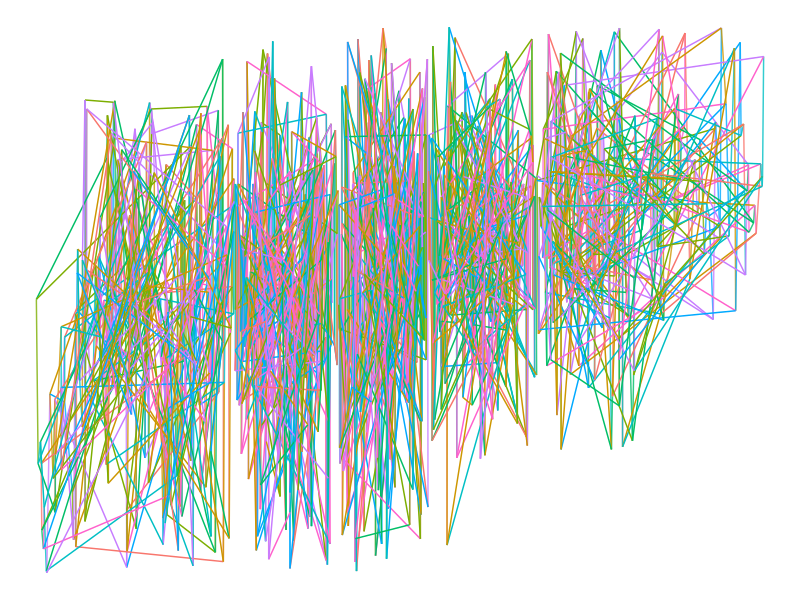
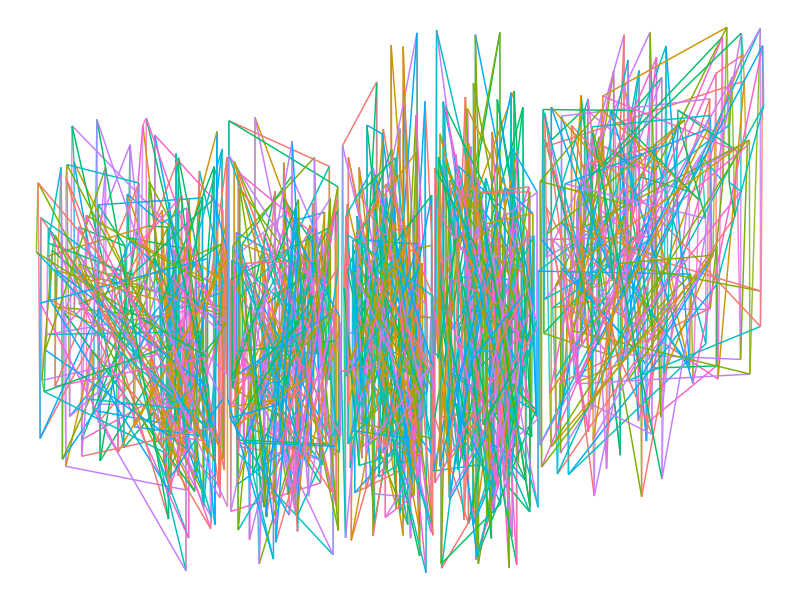
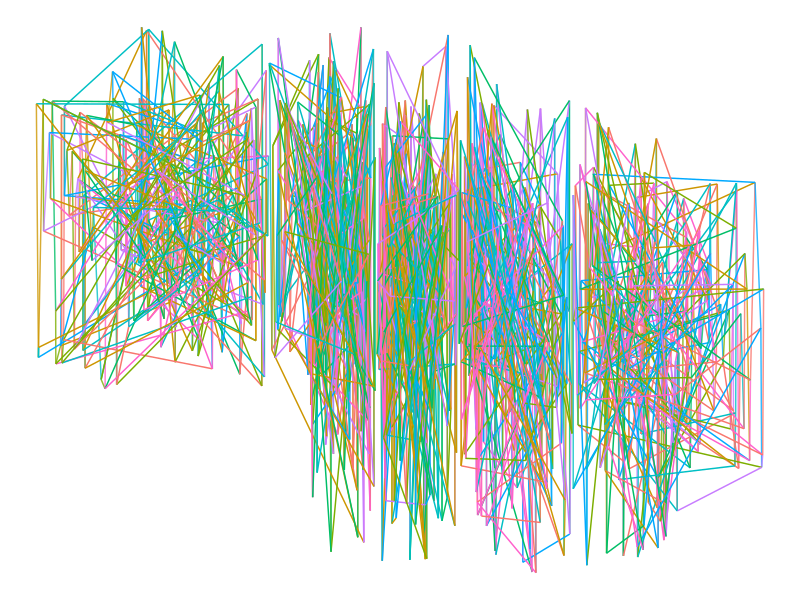

The R script that drew these images, in order:
## make_art() function
install.packages("RColorBrewer") #install RColorBrewer package
library(RColorBrewer)
library(ggplot2)

#the function takes a random seed as argument and produces a piece of random art
make_art <- function(seed) {
  set.seed(seed)
  data <- data.frame(x = runif(1000, min = -100, max = 100) + runif(5, min = -100, max = 100),
                     y = runif(1000, min = -100, max = 100) + runif(5, min = -100, max = 100),
                     color = sample(brewer.pal(n = 8, name = "Dark2"), 1000, replace = TRUE))
  ggplot(data, aes(x, y, color = color)) +
    geom_line(aes(group = cut_number(..x.., 5), fill = color),alpha = 0.8) +
    geom_path(aes(group = cut_number(..x.., 5)), size = 0.5) +
    theme_void() +
    theme(legend.position = "none")
}

## Demonstrate function
make_art(12)

make_art(17)

make_art(120)
